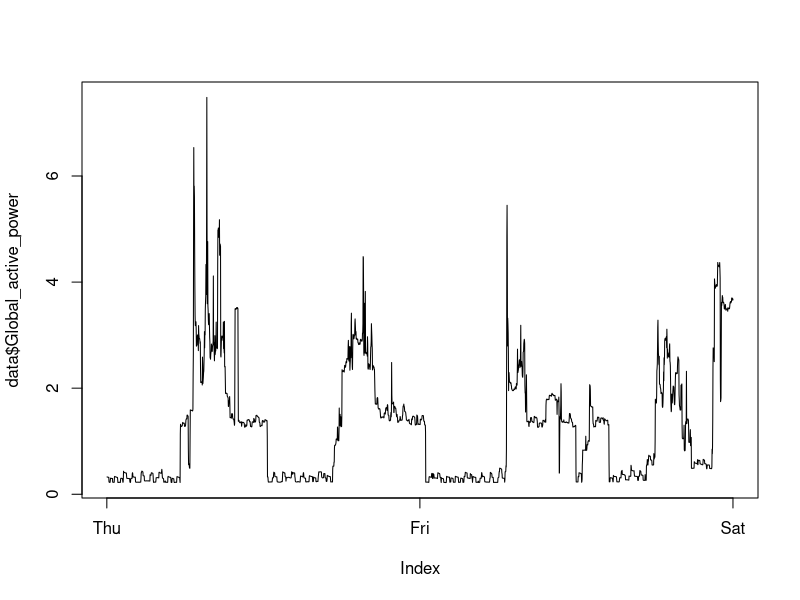

Source code (R):

# change the working dir to your own
setwd('/Users/iLeo/coursera/DataScience/RProgramming/01/ExData_Plotting1')

# data has been already properly subsetted, we can just load them
data <- read.csv('data.csv', sep=';')

# open the device
png("plot2.png", width=480, height=480)
plot(data$Global_active_power, type="l", xaxt="n")
axis(1, at=c(0, table(data$Date)[[2]], nrow(data)), labels=c('Thu', 'Fri', 'Sat'))

# close the device
dev.off()


